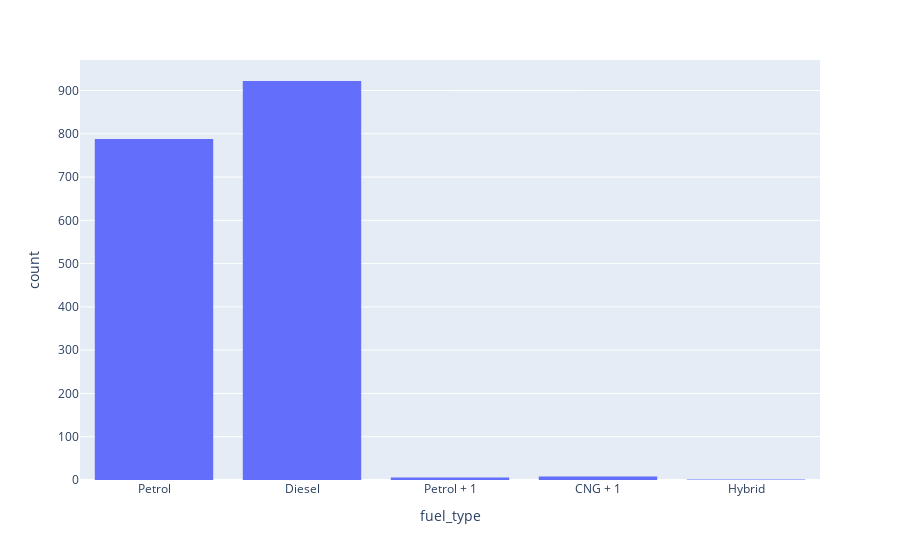

Notebook code cell kept with this figure:
### Code cell
fig = px.histogram(df, x="fuel_type")
fig.show()

### Figure 1 — Plotly figure (JSON) as saved in the notebook; plotly's stock layout.template omitted (floating-point values rounded to 4 significant figures; data arrays with more than 128 entries replaced by an {"elided": "..."} marker saying what was removed)
{"data": [{"alignmentgroup": "True", "bingroup": "x", "hovertemplate": "fuel_type=%{x}<br>count=%{y}<extra></extra>", "legendgroup": "", "marker": {"color": "#636efa", "pattern": {"shape": ""}}, "name": "", "offsetgroup": "", "orientation": "v", "showlegend": false, "type": "histogram", "x": {"elided": "1725 str values"}, "xaxis": "x", "yaxis": "y"}], "layout": {"barmode": "relative", "legend": {"tracegroupgap": 0}, "margin": {"t": 60}, "xaxis": {"anchor": "y", "domain": [0, 1], "title": {"text": "fuel_type"}}, "yaxis": {"anchor": "x", "domain": [0, 1], "title": {"text": "count"}}}}
